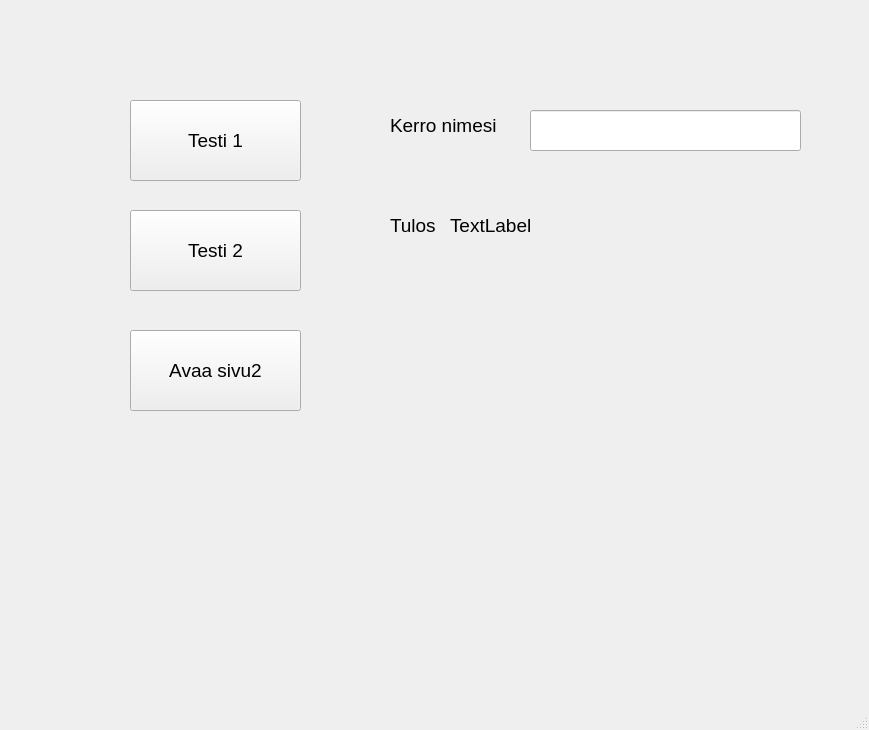
<?xml version="1.0" encoding="UTF-8"?>
<ui version="4.0">
 <class>MainWindow</class>
 <widget class="QMainWindow" name="MainWindow">
  <property name="geometry">
   <rect>
    <x>0</x>
    <y>0</y>
    <width>869</width>
    <height>730</height>
   </rect>
  </property>
  <property name="windowTitle">
   <string>MainWindow</string>
  </property>
  <widget class="QWidget" name="centralwidget">
   <widget class="QPushButton" name="btnTest1">
    <property name="geometry">
     <rect>
      <x>130</x>
      <y>100</y>
      <width>171</width>
      <height>81</height>
     </rect>
    </property>
    <property name="font">
     <font>
      <pointsize>14</pointsize>
     </font>
    </property>
    <property name="text">
     <string>Testi 1</string>
    </property>
   </widget>
   <widget class="QPushButton" name="btnTest2">
    <property name="geometry">
     <rect>
      <x>130</x>
      <y>210</y>
      <width>171</width>
      <height>81</height>
     </rect>
    </property>
    <property name="font">
     <font>
      <pointsize>14</pointsize>
     </font>
    </property>
    <property name="text">
     <string>Testi 2</string>
    </property>
   </widget>
   <widget class="QLabel" name="label">
    <property name="geometry">
     <rect>
      <x>390</x>
      <y>200</y>
      <width>221</width>
      <height>51</height>
     </rect>
    </property>
    <property name="font">
     <font>
      <pointsize>14</pointsize>
     </font>
    </property>
    <property name="text">
     <string>Tulos</string>
    </property>
   </widget>
   <widget class="QLabel" name="labelResult">
    <property name="geometry">
     <rect>
      <x>450</x>
      <y>190</y>
      <width>341</width>
      <height>71</height>
     </rect>
    </property>
    <property name="font">
     <font>
      <pointsize>14</pointsize>
     </font>
    </property>
    <property name="text">
     <string>TextLabel</string>
    </property>
   </widget>
   <widget class="QLabel" name="label_2">
    <property name="geometry">
     <rect>
      <x>390</x>
      <y>90</y>
      <width>281</width>
      <height>71</height>
     </rect>
    </property>
    <property name="font">
     <font>
      <pointsize>14</pointsize>
     </font>
    </property>
    <property name="text">
     <string>Kerro nimesi</string>
    </property>
   </widget>
   <widget class="QLineEdit" name="textName">
    <property name="geometry">
     <rect>
      <x>530</x>
      <y>110</y>
      <width>271</width>
      <height>41</height>
     </rect>
    </property>
   </widget>
   <widget class="QPushButton" name="btnOpenPage2">
    <property name="geometry">
     <rect>
      <x>130</x>
      <y>330</y>
      <width>171</width>
      <height>81</height>
     </rect>
    </property>
    <property name="font">
     <font>
      <pointsize>14</pointsize>
     </font>
    </property>
    <property name="text">
     <string>Avaa sivu2</string>
    </property>
   </widget>
  </widget>
  <widget class="QMenuBar" name="menubar">
   <property name="geometry">
    <rect>
     <x>0</x>
     <y>0</y>
     <width>869</width>
     <height>22</height>
    </rect>
   </property>
  </widget>
  <widget class="QStatusBar" name="statusbar"/>
 </widget>
 <resources/>
 <connections/>
</ui>
